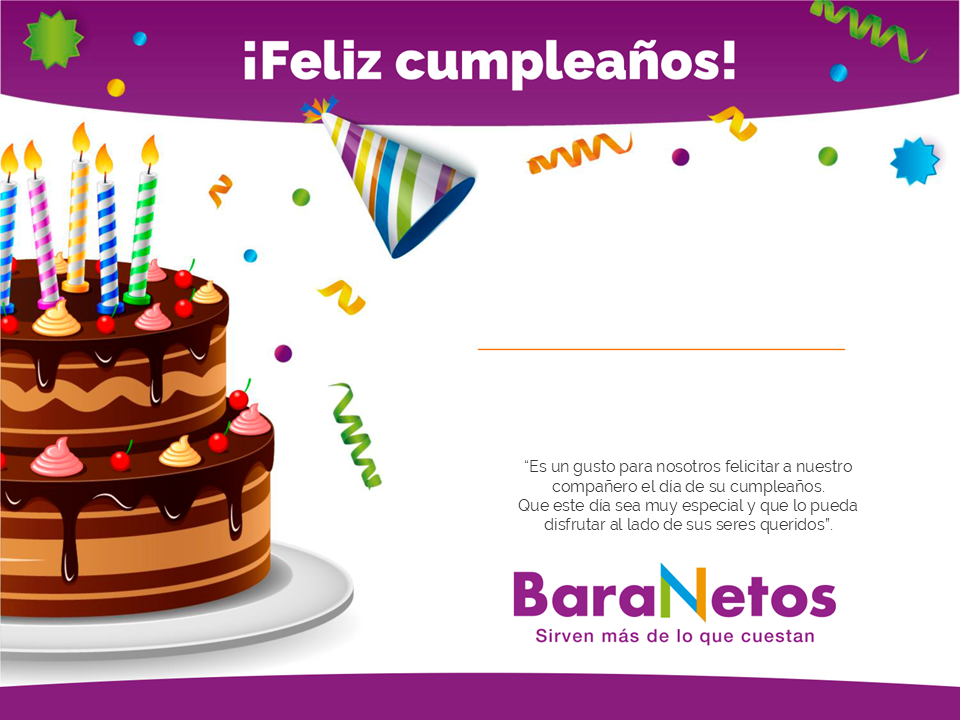
#> input picture assets/plantillas/baranetos.png, 960 x 720 px
$ python -i generador_zip.py   (imports and definitions only)
#> lines starting #> are read from the running program, lines starting #| are printed output that depends on the picture
from datetime import datetime
from io import BytesIO
from zipfile import ZIP_DEFLATED, ZipFile
import re
import unicodedata

import pandas as pd

from modules.generador import (
    crear_nombre_archivo,
    formato_nombre,
    formato_titulo,
    generar_tarjeta,
)


CARPETAS_PLANTILLAS = [
    "DIFARMER",
    "FARMASI",
    "PHARMACEUTIX",
    "DABRA",
    "BARANETOS",
]


MESES = {
    1: "enero",
    2: "febrero",
    3: "marzo",
    4: "abril",
    5: "mayo",
    6: "junio",
    7: "julio",
    8: "agosto",
    9: "septiembre",
    10: "octubre",
    11: "noviembre",
    12: "diciembre",
}


# [585 lines left out: functions limpiar_valor, quitar_acentos, normalizar_para_comparar, limpiar_nombre_carpeta, determinar_ruta_carpeta, validar_registro and 7 more, not called in this run]


def generar_zip_tarjetas(
    dataframe,
    anio_actual=None,
    callback_progreso=None,
):
    """
    Genera todas las tarjetas y las organiza por:

    1. Plantilla
    2. Tipo de unidad, solamente en FARMASI
    3. Sucursal

    Ejemplos:

    DIFARMER/CULIACAN/Javier_16_oct.png

    PHARMACEUTIX/PX_CULIACAN/
    Javier_16_oct.png

    FARMASI/FARMACIAS/BUGAMBILIAS/
    Javier_16_oct.png

    FARMASI/OFICINA/OFICINA/
    Javier_16_oct.png
    """

    if anio_actual is None:
        anio_actual = datetime.now().year

    if dataframe is None:
        raise ValueError(
            "No se recibió una base de datos."
        )

    if dataframe.empty:
        raise ValueError(
            "No hay colaboradores para generar."
        )

    columnas_necesarias = [
        "Sucursal",
        "Nombre",
        "Puesto",
        "FechaNacimiento",
        "Plantilla asignada",
    ]

    columnas_faltantes = [
        columna
        for columna in columnas_necesarias
        if columna not in dataframe.columns
    ]

    if columnas_faltantes:
        columnas_texto = ", ".join(
            columnas_faltantes
        )

        raise ValueError(
            "Faltan columnas necesarias para generar "
            f"las tarjetas: {columnas_texto}"
        )

    salida_zip = BytesIO()

    nombres_utilizados = set()
    carpetas_creadas = set()

    registros_generados = []
    registros_omitidos = []
    todos_los_registros = []

    resumen_plantillas = {
        plantilla: 0
        for plantilla in CARPETAS_PLANTILLAS
    }

    resumen_sucursales = {}

    total_registros = len(
        dataframe
    )

    with ZipFile(
        salida_zip,
        mode="w",
        compression=ZIP_DEFLATED,
    ) as archivo_zip:

        # Crear las cinco carpetas principales.
        for plantilla in CARPETAS_PLANTILLAS:
            agregar_carpeta_zip(
                archivo_zip=archivo_zip,
                ruta_carpeta=plantilla,
                carpetas_creadas=carpetas_creadas,
            )

        # Crear las dos divisiones principales de FARMASI.
        agregar_carpeta_zip(
            archivo_zip=archivo_zip,
            ruta_carpeta="FARMASI/FARMACIAS",
            carpetas_creadas=carpetas_creadas,
        )

        agregar_carpeta_zip(
            archivo_zip=archivo_zip,
            ruta_carpeta="FARMASI/OFICINA",
            carpetas_creadas=carpetas_creadas,
        )

        for posicion, (_, fila) in enumerate(
            dataframe.iterrows(),
            start=1,
        ):
            try:
                registro_valido, motivo = validar_registro(
                    fila
                )

                if not registro_valido:
                    registro_error = crear_registro_error(
                        fila=fila,
                        motivo=motivo,
                    )

                    registros_omitidos.append(
                        registro_error
                    )

                    todos_los_registros.append(
                        registro_error
                    )

                else:
                    plantilla = normalizar_para_comparar(
                        fila[
                            "Plantilla asignada"
                        ]
                    )

                    sucursal = limpiar_valor(
                        fila[
                            "Sucursal"
                        ]
                    )

                    ruta_carpeta = determinar_ruta_carpeta(
                        plantilla=plantilla,
                        sucursal=sucursal,
                    )

                    agregar_carpeta_zip(
                        archivo_zip=archivo_zip,
                        ruta_carpeta=ruta_carpeta,
                        carpetas_creadas=carpetas_creadas,
                    )

                    tarjeta = generar_tarjeta(
                        nombre=fila[
                            "Nombre"
                        ],
                        puesto=fila[
                            "Puesto"
                        ],
                        fecha_nacimiento=fila[
                            "FechaNacimiento"
                        ],
                        nombre_plantilla=plantilla,
                        anio_actual=anio_actual,
                    )

                    nombre_archivo_base = crear_nombre_archivo(
                        nombre_completo=fila[
                            "Nombre"
                        ],
                        fecha_nacimiento=fila[
                            "FechaNacimiento"
                        ],
                    )

                    nombre_archivo = crear_nombre_unico(
                        nombre_archivo=nombre_archivo_base,
                        ruta_carpeta=ruta_carpeta,
                        nombres_utilizados=nombres_utilizados,
                    )

                    ruta_dentro_zip = (
                        f"{ruta_carpeta}/"
                        f"{nombre_archivo}"
                    )

                    archivo_zip.writestr(
                        ruta_dentro_zip,
                        tarjeta.getvalue(),
                    )

                    registro_generado = crear_registro_generado(
                        fila=fila,
                        plantilla=plantilla,
                        ruta_carpeta=ruta_carpeta,
                        nombre_archivo=nombre_archivo,
                    )

                    registros_generados.append(
                        registro_generado
                    )

                    todos_los_registros.append(
                        registro_generado
                    )

                    resumen_plantillas[
                        plantilla
                    ] += 1

                    if ruta_carpeta not in resumen_sucursales:
                        resumen_sucursales[
                            ruta_carpeta
                        ] = 0

                    resumen_sucursales[
                        ruta_carpeta
                    ] += 1

            except Exception as error:
                motivo_error = (
                    f"{type(error).__name__}: "
                    f"{str(error)}"
                )

                registro_error = crear_registro_error(
                    fila=fila,
                    motivo=motivo_error,
                )

                registros_omitidos.append(
                    registro_error
                )

                todos_los_registros.append(
                    registro_error
                )

            if callback_progreso is not None:
                porcentaje = (
                    posicion
                    / total_registros
                )

                callback_progreso(
                    porcentaje,
                    posicion,
                    total_registros,
                )

        reporte_csv = crear_reporte_csv(
            todos_los_registros
        )

        archivo_zip.writestr(
            "reporte_generacion.csv",
            reporte_csv.encode(
                "utf-8-sig"
            ),
        )

    salida_zip.seek(
        0
    )

    return {
        "zip_bytes": salida_zip.getvalue(),
        "total_registros": total_registros,
        "total_generadas": len(
            registros_generados
        ),
        "total_omitidas": len(
            registros_omitidos
        ),
        "registros_generados": registros_generados,
        "registros_omitidos": registros_omitidos,
        "resumen_plantillas": resumen_plantillas,
        "resumen_sucursales": resumen_sucursales,
    }

>>> import cv2
>>> picture = cv2.imread('../assets/plantillas/baranetos.png', cv2.IMREAD_GRAYSCALE)
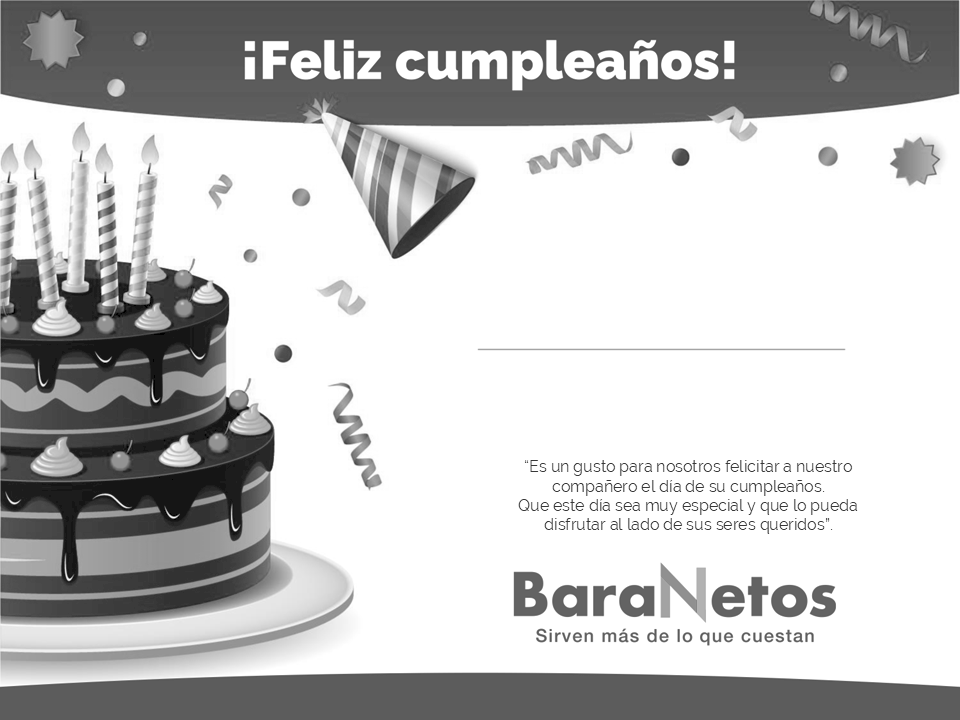
#> picture: shape (720, 960); min 0, max 255, mean 192.2
#> (the run stopped early here; a loop or call above may not have finished)

$ run again, on assets/plantillas/dabra.png
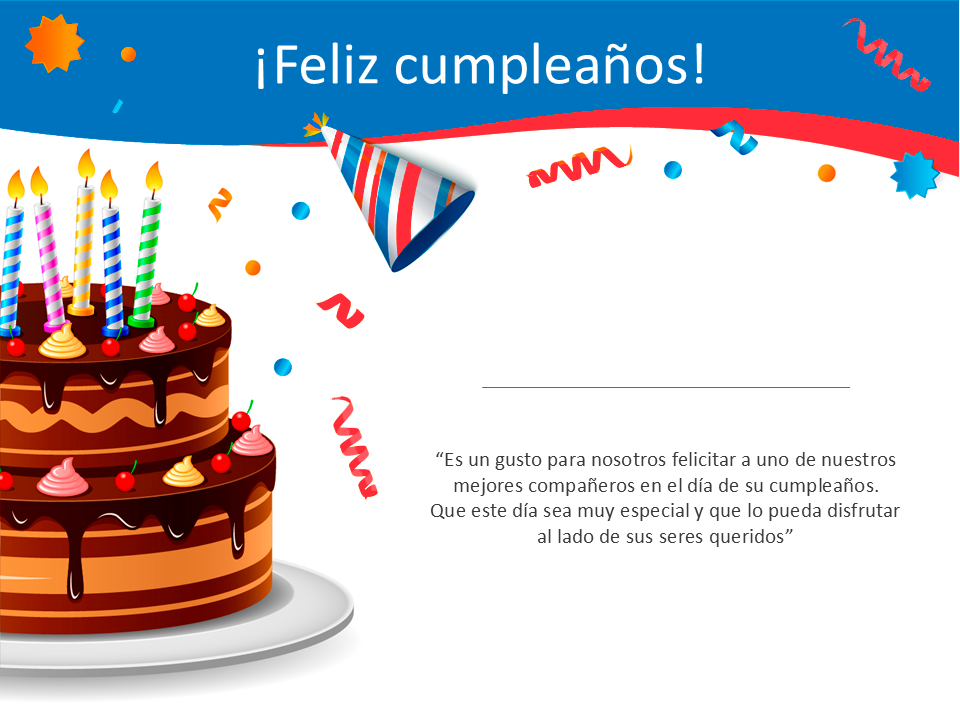
#> input picture assets/plantillas/dabra.png, 960 x 720 px
#> `picture = cv2.imread('../assets/plantillas/baranetos.png', cv2.IMREAD_..`:
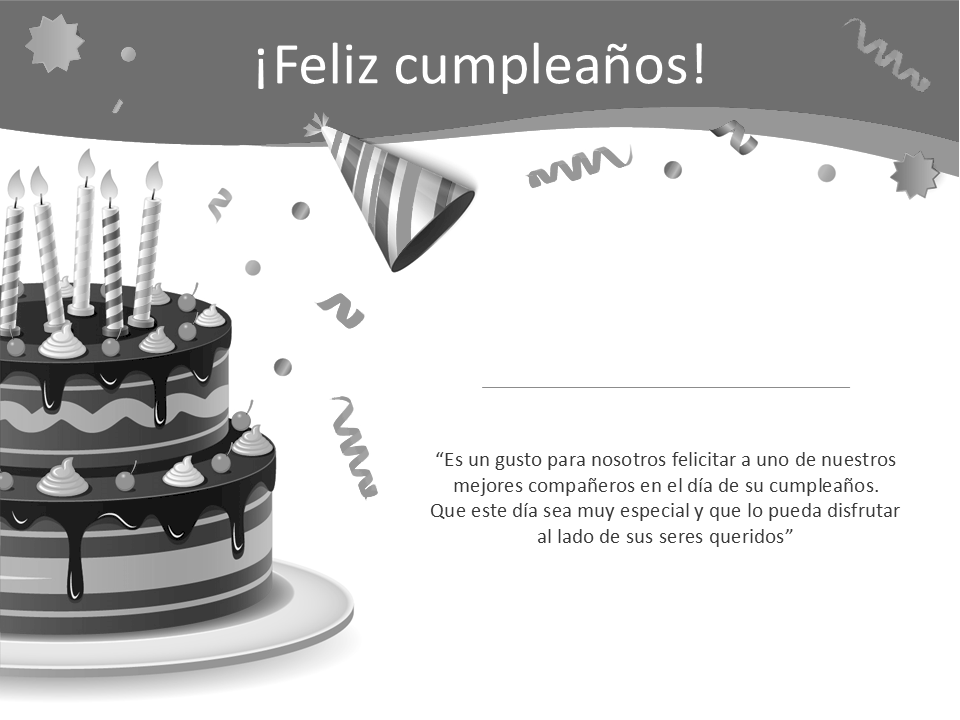
#> picture: shape (720, 960); min 0, max 255, mean 202.9
